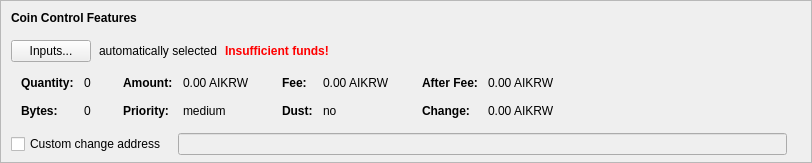
    <widget class="QFrame" name="frameCoinControl">
     <property name="sizePolicy">
      <sizepolicy hsizetype="Expanding" vsizetype="Expanding">
       <horstretch>0</horstretch>
       <verstretch>0</verstretch>
      </sizepolicy>
     </property>
     <property name="maximumSize">
      <size>
       <width>16777215</width>
       <height>16777215</height>
      </size>
     </property>
     <property name="frameShape">
      <enum>QFrame::StyledPanel</enum>
     </property>
     <property name="frameShadow">
      <enum>QFrame::Sunken</enum>
     </property>
     <layout class="QVBoxLayout" name="verticalLayoutCoinControl2">
      <property name="spacing">
       <number>0</number>
      </property>
      <property name="leftMargin">
       <number>0</number>
      </property>
      <property name="topMargin">
       <number>0</number>
      </property>
      <property name="rightMargin">
       <number>0</number>
      </property>
      <property name="bottomMargin">
       <number>6</number>
      </property>
      <item>
       <layout class="QVBoxLayout" name="verticalLayoutCoinControl" stretch="0,0,0,0,1">
        <property name="spacing">
         <number>0</number>
        </property>
        <property name="leftMargin">
         <number>10</number>
        </property>
        <property name="topMargin">
         <number>10</number>
        </property>
        <item>
         <layout class="QHBoxLayout" name="horizontalLayoutCoinControl1">
          <property name="bottomMargin">
           <number>15</number>
          </property>
          <item>
           <widget class="QLabel" name="labelCoinControlFeatures">
            <property name="sizePolicy">
             <sizepolicy hsizetype="Preferred" vsizetype="Maximum">
              <horstretch>0</horstretch>
              <verstretch>0</verstretch>
             </sizepolicy>
            </property>
            <property name="font">
             <font>
              <weight>75</weight>
              <bold>true</bold>
             </font>
            </property>
            <property name="styleSheet">
             <string notr="true">font-weight:bold;</string>
            </property>
            <property name="text">
             <string>Coin Control Features</string>
            </property>
           </widget>
          </item>
         </layout>
        </item>
        <item>
         <layout class="QHBoxLayout" name="horizontalLayoutCoinControl2" stretch="0,0,0,0">
          <property name="spacing">
           <number>8</number>
          </property>
          <property name="bottomMargin">
           <number>10</number>
          </property>
          <item>
           <widget class="QPushButton" name="pushButtonCoinControl">
            <property name="styleSheet">
             <string notr="true"/>
            </property>
            <property name="text">
             <string>Inputs...</string>
            </property>
            <property name="autoDefault">
             <bool>false</bool>
            </property>
           </widget>
          </item>
          <item>
           <widget class="QLabel" name="labelCoinControlAutomaticallySelected">
            <property name="text">
             <string>automatically selected</string>
            </property>
            <property name="margin">
             <number>5</number>
            </property>
           </widget>
          </item>
          <item>
           <widget class="QLabel" name="labelCoinControlInsuffFunds">
            <property name="font">
             <font>
              <weight>75</weight>
              <bold>true</bold>
             </font>
            </property>
            <property name="styleSheet">
             <string notr="true">color:red;font-weight:bold;</string>
            </property>
            <property name="text">
             <string>Insufficient funds!</string>
            </property>
            <property name="margin">
             <number>5</number>
            </property>
           </widget>
          </item>
          <item>
           <spacer name="horizontalSpacerCoinControl">
            <property name="orientation">
             <enum>Qt::Horizontal</enum>
            </property>
            <property name="sizeHint" stdset="0">
             <size>
              <width>40</width>
              <height>1</height>
             </size>
            </property>
           </spacer>
          </item>
         </layout>
        </item>
        <item>
         <widget class="QWidget" name="widgetCoinControl" native="true">
          <property name="sizePolicy">
           <sizepolicy hsizetype="Preferred" vsizetype="Preferred">
            <horstretch>0</horstretch>
            <verstretch>0</verstretch>
           </sizepolicy>
          </property>
          <property name="minimumSize">
           <size>
            <width>0</width>
            <height>0</height>
           </size>
          </property>
          <property name="styleSheet">
           <string notr="true"/>
          </property>
          <layout class="QHBoxLayout" name="horizontalLayoutCoinControl5">
           <property name="leftMargin">
            <number>0</number>
           </property>
           <property name="topMargin">
            <number>0</number>
           </property>
           <property name="rightMargin">
            <number>0</number>
           </property>
           <property name="bottomMargin">
            <number>0</number>
           </property>
           <item>
            <layout class="QHBoxLayout" name="horizontalLayoutCoinControl3" stretch="0,0,0,1">
             <property name="spacing">
              <number>20</number>
             </property>
             <property name="topMargin">
              <number>0</number>
             </property>
             <property name="bottomMargin">
              <number>10</number>
             </property>
             <item>
              <layout class="QFormLayout" name="formLayoutCoinControl1">
               <property name="horizontalSpacing">
                <number>10</number>
               </property>
               <property name="verticalSpacing">
                <number>14</number>
               </property>
               <property name="leftMargin">
                <number>10</number>
               </property>
               <property name="topMargin">
                <number>4</number>
               </property>
               <property name="rightMargin">
                <number>6</number>
               </property>
               <item row="0" column="0">
                <widget class="QLabel" name="labelCoinControlQuantityText">
                 <property name="font">
                  <font>
                   <weight>75</weight>
                   <bold>true</bold>
                  </font>
                 </property>
                 <property name="text">
                  <string>Quantity:</string>
                 </property>
                 <property name="margin">
                  <number>0</number>
                 </property>
                </widget>
               </item>
               <item row="0" column="1">
                <widget class="QLabel" name="labelCoinControlQuantity">
                 <property name="cursor">
                  <cursorShape>IBeamCursor</cursorShape>
                 </property>
                 <property name="contextMenuPolicy">
                  <enum>Qt::ActionsContextMenu</enum>
                 </property>
                 <property name="text">
                  <string notr="true">0</string>
                 </property>
                 <property name="margin">
                  <number>0</number>
                 </property>
                 <property name="textInteractionFlags">
                  <set>Qt::LinksAccessibleByMouse|Qt::TextSelectableByKeyboard|Qt::TextSelectableByMouse</set>
                 </property>
                </widget>
               </item>
               <item row="1" column="0">
                <widget class="QLabel" name="labelCoinControlBytesText">
                 <property name="font">
                  <font>
                   <weight>75</weight>
                   <bold>true</bold>
                  </font>
                 </property>
                 <property name="text">
                  <string>Bytes:</string>
                 </property>
                </widget>
               </item>
               <item row="1" column="1">
                <widget class="QLabel" name="labelCoinControlBytes">
                 <property name="cursor">
                  <cursorShape>IBeamCursor</cursorShape>
                 </property>
                 <property name="contextMenuPolicy">
                  <enum>Qt::ActionsContextMenu</enum>
                 </property>
                 <property name="text">
                  <string notr="true">0</string>
                 </property>
                 <property name="textInteractionFlags">
                  <set>Qt::LinksAccessibleByMouse|Qt::TextSelectableByKeyboard|Qt::TextSelectableByMouse</set>
                 </property>
                </widget>
               </item>
              </layout>
             </item>
             <item>
              <layout class="QFormLayout" name="formLayoutCoinControl2">
               <property name="horizontalSpacing">
                <number>10</number>
               </property>
               <property name="verticalSpacing">
                <number>14</number>
               </property>
               <property name="leftMargin">
                <number>6</number>
               </property>
               <property name="topMargin">
                <number>4</number>
               </property>
               <property name="rightMargin">
                <number>6</number>
               </property>
               <item row="0" column="0">
                <widget class="QLabel" name="labelCoinControlAmountText">
                 <property name="font">
                  <font>
                   <weight>75</weight>
                   <bold>true</bold>
                  </font>
                 </property>
                 <property name="text">
                  <string>Amount:</string>
                 </property>
                 <property name="margin">
                  <number>0</number>
                 </property>
                </widget>
               </item>
               <item row="0" column="1">
                <widget class="QLabel" name="labelCoinControlAmount">
                 <property name="cursor">
                  <cursorShape>IBeamCursor</cursorShape>
                 </property>
                 <property name="contextMenuPolicy">
                  <enum>Qt::ActionsContextMenu</enum>
                 </property>
                 <property name="text">
                  <string notr="true">0.00 AIKRW</string>
                 </property>
                 <property name="textInteractionFlags">
                  <set>Qt::LinksAccessibleByMouse|Qt::TextSelectableByKeyboard|Qt::TextSelectableByMouse</set>
                 </property>
                </widget>
               </item>
               <item row="1" column="0">
                <widget class="QLabel" name="labelCoinControlPriorityText">
                 <property name="font">
                  <font>
                   <weight>75</weight>
                   <bold>true</bold>
                  </font>
                 </property>
                 <property name="text">
                  <string>Priority:</string>
                 </property>
                </widget>
               </item>
               <item row="1" column="1">
                <widget class="QLabel" name="labelCoinControlPriority">
                 <property name="cursor">
                  <cursorShape>IBeamCursor</cursorShape>
                 </property>
                 <property name="contextMenuPolicy">
                  <enum>Qt::ActionsContextMenu</enum>
                 </property>
                 <property name="text">
                  <string notr="true">medium</string>
                 </property>
                 <property name="textInteractionFlags">
                  <set>Qt::LinksAccessibleByMouse|Qt::TextSelectableByKeyboard|Qt::TextSelectableByMouse</set>
                 </property>
                </widget>
               </item>
              </layout>
             </item>
             <item>
              <layout class="QFormLayout" name="formLayoutCoinControl3">
               <property name="horizontalSpacing">
                <number>10</number>
               </property>
               <property name="verticalSpacing">
                <number>14</number>
               </property>
               <property name="leftMargin">
                <number>6</number>
               </property>
               <property name="topMargin">
                <number>4</number>
               </property>
               <property name="rightMargin">
                <number>6</number>
               </property>
               <item row="0" column="0">
                <widget class="QLabel" name="labelCoinControlFeeText">
                 <property name="font">
                  <font>
                   <weight>75</weight>
                   <bold>true</bold>
                  </font>
                 </property>
                 <property name="text">
                  <string>Fee:</string>
                 </property>
                 <property name="margin">
                  <number>0</number>
                 </property>
                </widget>
               </item>
               <item row="0" column="1">
                <widget class="QLabel" name="labelCoinControlFee">
                 <property name="cursor">
                  <cursorShape>IBeamCursor</cursorShape>
                 </property>
                 <property name="contextMenuPolicy">
                  <enum>Qt::ActionsContextMenu</enum>
                 </property>
                 <property name="text">
                  <string notr="true">0.00 AIKRW</string>
                 </property>
                 <property name="textInteractionFlags">
                  <set>Qt::LinksAccessibleByMouse|Qt::TextSelectableByKeyboard|Qt::TextSelectableByMouse</set>
                 </property>
                </widget>
               </item>
               <item row="1" column="0">
                <widget class="QLabel" name="labelCoinControlLowOutputText">
                 <property name="font">
                  <font>
                   <weight>75</weight>
                   <bold>true</bold>
                  </font>
                 </property>
                 <property name="text">
                  <string>Dust:</string>
                 </property>
                </widget>
               </item>
               <item row="1" column="1">
                <widget class="QLabel" name="labelCoinControlLowOutput">
                 <property name="cursor">
                  <cursorShape>IBeamCursor</cursorShape>
                 </property>
                 <property name="contextMenuPolicy">
                  <enum>Qt::ActionsContextMenu</enum>
                 </property>
                 <property name="text">
                  <string notr="true">no</string>
                 </property>
                 <property name="textInteractionFlags">
                  <set>Qt::LinksAccessibleByMouse|Qt::TextSelectableByKeyboard|Qt::TextSelectableByMouse</set>
                 </property>
                </widget>
               </item>
              </layout>
             </item>
             <item>
              <layout class="QFormLayout" name="formLayoutCoinControl4">
               <property name="horizontalSpacing">
                <number>10</number>
               </property>
               <property name="verticalSpacing">
                <number>14</number>
               </property>
               <property name="leftMargin">
                <number>6</number>
               </property>
               <property name="topMargin">
                <number>4</number>
               </property>
               <property name="rightMargin">
                <number>6</number>
               </property>
               <item row="0" column="0">
                <widget class="QLabel" name="labelCoinControlAfterFeeText">
                 <property name="font">
                  <font>
                   <weight>75</weight>
                   <bold>true</bold>
                  </font>
                 </property>
                 <property name="text">
                  <string>After Fee:</string>
                 </property>
                 <property name="margin">
                  <number>0</number>
                 </property>
                </widget>
               </item>
               <item row="0" column="1">
                <widget class="QLabel" name="labelCoinControlAfterFee">
                 <property name="cursor">
                  <cursorShape>IBeamCursor</cursorShape>
                 </property>
                 <property name="contextMenuPolicy">
                  <enum>Qt::ActionsContextMenu</enum>
                 </property>
                 <property name="text">
                  <string notr="true">0.00 AIKRW</string>
                 </property>
                 <property name="textInteractionFlags">
                  <set>Qt::LinksAccessibleByMouse|Qt::TextSelectableByKeyboard|Qt::TextSelectableByMouse</set>
                 </property>
                </widget>
               </item>
               <item row="1" column="0">
                <widget class="QLabel" name="labelCoinControlChangeText">
                 <property name="font">
                  <font>
                   <weight>75</weight>
                   <bold>true</bold>
                  </font>
                 </property>
                 <property name="text">
                  <string>Change:</string>
                 </property>
                </widget>
               </item>
               <item row="1" column="1">
                <widget class="QLabel" name="labelCoinControlChange">
                 <property name="cursor">
                  <cursorShape>IBeamCursor</cursorShape>
                 </property>
                 <property name="contextMenuPolicy">
                  <enum>Qt::ActionsContextMenu</enum>
                 </property>
                 <property name="text">
                  <string notr="true">0.00 AIKRW</string>
                 </property>
                 <property name="textInteractionFlags">
                  <set>Qt::LinksAccessibleByMouse|Qt::TextSelectableByKeyboard|Qt::TextSelectableByMouse</set>
                 </property>
                </widget>
               </item>
              </layout>
             </item>
            </layout>
           </item>
          </layout>
         </widget>
        </item>
        <item>
         <layout class="QHBoxLayout" name="horizontalLayoutCoinControl4" stretch="0,0,0">
          <property name="spacing">
           <number>12</number>
          </property>
          <property name="sizeConstraint">
           <enum>QLayout::SetDefaultConstraint</enum>
          </property>
          <property name="topMargin">
           <number>5</number>
          </property>
          <property name="rightMargin">
           <number>5</number>
          </property>
          <item>
           <widget class="QCheckBox" name="checkBoxCoinControlChange">
            <property name="toolTip">
             <string>If this is activated, but the change address is empty or invalid, change will be sent to a newly generated address.</string>
            </property>
            <property name="text">
             <string>Custom change address</string>
            </property>
           </widget>
          </item>
          <item>
           <widget class="QValidatedLineEdit" name="lineEditCoinControlChange">
            <property name="enabled">
             <bool>false</bool>
            </property>
            <property name="sizePolicy">
             <sizepolicy hsizetype="Expanding" vsizetype="Fixed">
              <horstretch>0</horstretch>
              <verstretch>0</verstretch>
             </sizepolicy>
            </property>
           </widget>
          </item>
          <item>
           <widget class="QLabel" name="labelCoinControlChangeLabel">
            <property name="sizePolicy">
             <sizepolicy hsizetype="Preferred" vsizetype="Expanding">
              <horstretch>0</horstretch>
              <verstretch>0</verstretch>
             </sizepolicy>
            </property>
            <property name="minimumSize">
             <size>
              <width>0</width>
              <height>0</height>
             </size>
            </property>
            <property name="text">
             <string/>
            </property>
            <property name="margin">
             <number>3</number>
            </property>
           </widget>
          </item>
         </layout>
        </item>
        <item>
         <spacer name="verticalSpacerCoinControl">
          <property name="orientation">
           <enum>Qt::Vertical</enum>
          </property>
          <property name="sizeHint" stdset="0">
           <size>
            <width>800</width>
            <height>1</height>
           </size>
          </property>
         </spacer>
        </item>
       </layout>
      </item>
     </layout>
    </widget>
